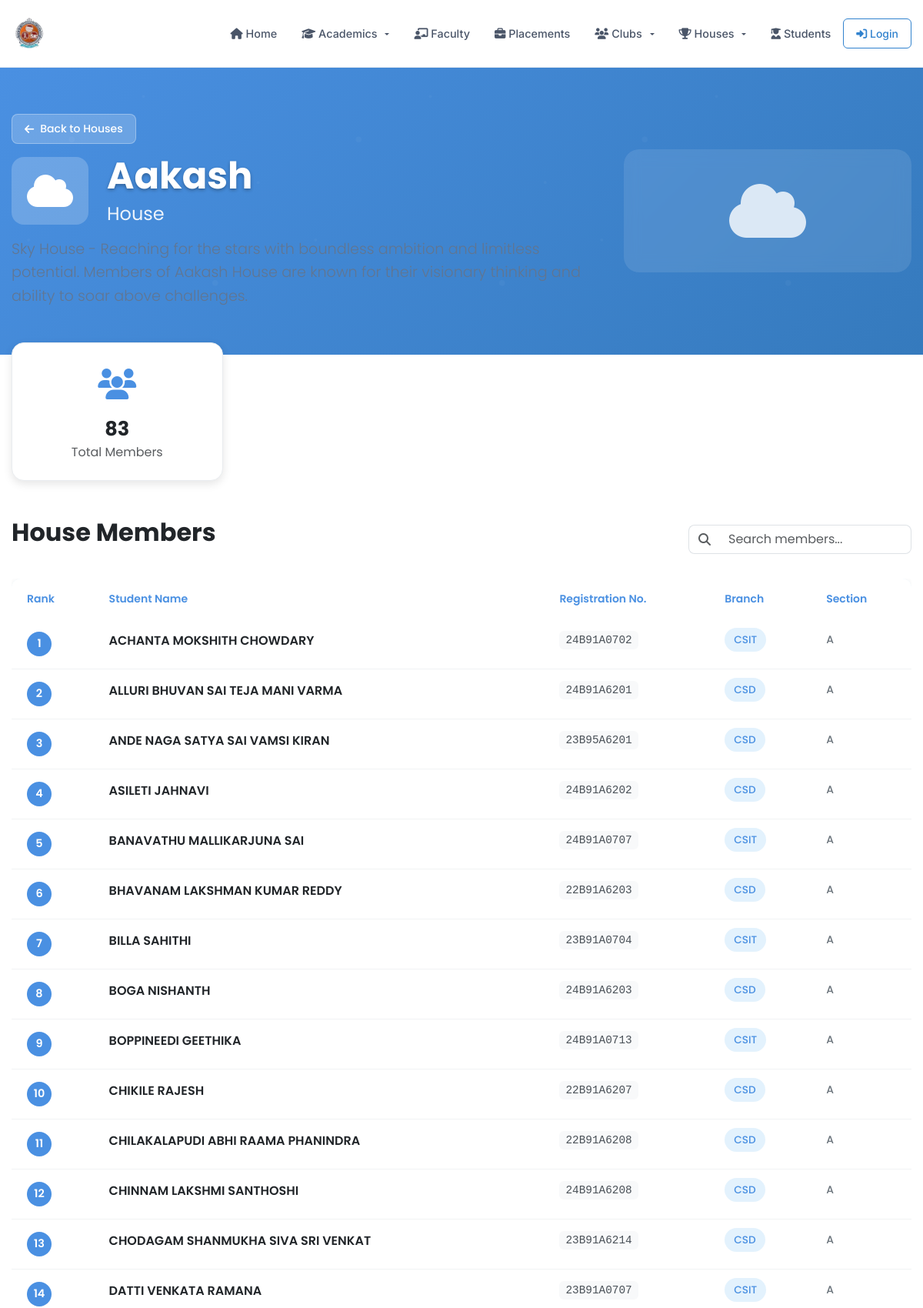
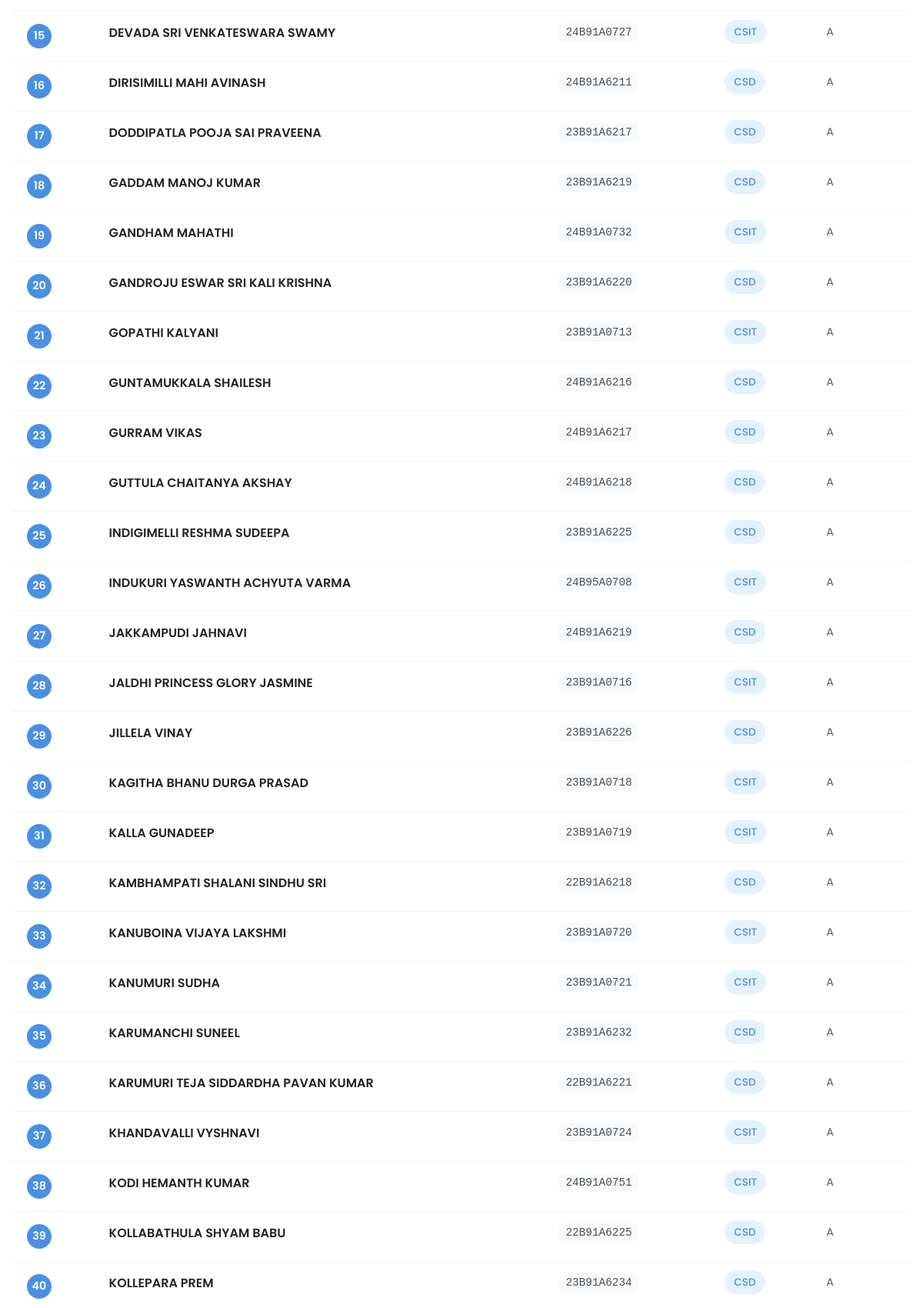
The page /house_detail.php?house=Aakash (upper part) on the database its author committed (2 pictures, top to bottom).
### tables this page shows
CREATE TABLE `students` (
  `student_id` varchar(20) NOT NULL,
  `name` varchar(100) NOT NULL,
  `email` varchar(100) NOT NULL,
  `password` varchar(255) NOT NULL,
  `branch` varchar(50) NOT NULL,
  `section` varchar(10) NOT NULL,
  `class_id` int(11) NOT NULL,
  `hid` int(11) DEFAULT NULL,
  `is_alumni` tinyint(1) DEFAULT 0,
  `profile_picture` varchar(255) DEFAULT NULL,
  `created_at` timestamp NOT NULL DEFAULT current_timestamp()
);

### house_detail.php (the view, shortened to what this page needs)
<?php
include "connect.php";
$houses = [
    'Aakash' => [
        'name' => 'Aakash',
        'color' => '#4A90E2',
        'gradient' => 'linear-gradient(135deg, #4A90E2 0%, #357ABD 100%)',
        'light_color' => '#E3F2FD',
        'icon' => 'fas fa-cloud',
        'description' => 'Sky House - Reaching for the stars with boundless ambition and limitless potential. Members of Aakash House are known for their visionary thinking and ability to soar above challenges.',
        'img' => 'img/house1.png'
    ],
    'Jal' => [
        'name' => 'Jal',
        'color' => '#2196F3',
        'gradient' => 'linear-gradient(135deg, #2196F3 0%, #1976D2 100%)',
        'light_color' => '#E1F5FE',
        'icon' => 'fas fa-water',
        'description' => 'Water House - Flowing with wisdom and adaptability like the eternal river. Jal House members embody fluidity, persistence, and the power to shape their path through any obstacle.',
        'img' => 'img/house2.png'
    ],
    'Vayu' => [
        'name' => 'Vayu',
        'color' => '#4CAF50',
        'gradient' => 'linear-gradient(135deg, #4CAF50 0%, #388E3C 100%)',
        'light_color' => '#E8F5E8',
        'icon' => 'fas fa-wind',
        'description' => 'Wind House - Swift and free like the breeze that carries change across the world. Vayu House students are dynamic, innovative, and bring fresh perspectives to every challenge.',
        'img' => 'img/house3.png'
    ],
    'Pruthvi' => [
        'name' => 'Pruthvi',
        'color' => '#8D6E63',
        'gradient' => 'linear-gradient(135deg, #8D6E63 0%, #6D4C41 100%)',
        'light_color' => '#EFEBE9',
        'icon' => 'fas fa-mountain',
        'description' => 'Earth House - Strong and steady like the mountains that stand the test of time. Pruthvi House members are grounded, reliable, and provide the solid foundation upon which great achievements are built.',
        'img' => 'img/house4.png'
    ],
    'Agni' => [
        'name' => 'Agni',
        'color' => '#F44336',
        'gradient' => 'linear-gradient(135deg, #F44336 0%, #D32F2F 100%)',
        'light_color' => '#FFEBEE',
        'icon' => 'fas fa-fire',
        'description' => 'Fire House - Burning with passion and illuminating the path forward with fierce determination. Agni House students are energetic, passionate, and ignite inspiration in everyone around them.',
        'img' => 'img/house5.png'
    ]
];
$selected_house = isset($_GET['house']) ? $_GET['house'] : '';
include "./head.php";
$house_info = $houses[$selected_house];
$students = [];
$house_name_param = $selected_house;
if (empty($students)) {
    $stmt_houses_exists = $conn->prepare("SHOW TABLES LIKE 'houses'");
    $stmt_students_exists = $conn->prepare("SHOW TABLES LIKE 'students'");
    if ($stmt_houses_exists && $stmt_students_exists) {
        $stmt_houses_exists->execute();
        $houses_exists_result = $stmt_houses_exists->get_result();
        $stmt_students_exists->execute();
        $students_exists_result = $stmt_students_exists->get_result();
        if ($houses_exists_result && $houses_exists_result->num_rows > 0 &&
            $students_exists_result && $students_exists_result->num_rows > 0) {
            $house_sql = "SELECT hid FROM houses WHERE name = ?";
            $stmt_house = $conn->prepare($house_sql);
            $hid = null;
            if ($stmt_house) {
                $stmt_house->bind_param("s", $house_name_param);
                $stmt_house->execute();
                $house_result = $stmt_house->get_result();
                if ($house_result && $house_result->num_rows > 0) {
                    $house_row = mysqli_fetch_assoc($house_result);
                    $hid = $house_row['hid'];
                }
            } else {
                error_log("Failed to prepare house lookup query: " . $conn->error);
            }
            if ($hid) {
                $sql = "SELECT
                    s.student_id as regd_no,
                    s.name,
                    CONCAT(s.branch, ' - ', s.section) as year_section,
                    0 as total_points
                FROM students s
                WHERE s.hid = ?
                ORDER BY s.name ASC";
                $stmt_students = $conn->prepare($sql);
                if ($stmt_students) {
                    $stmt_students->bind_param("i", $hid);
                    $stmt_students->execute();
                    $result = $stmt_students->get_result();
                    if ($result) {
                        while ($row = mysqli_fetch_assoc($result)) {
                            $students[] = $row;
                        }
                    } else {
                        error_log("Error fetching students for house: " . $stmt_students->error);
                    }
                } else {
                    error_log("Failed to prepare students for house query: " . $conn->error);
                }
            }
        } else {
            $no_house_points_table = true;
        }
    } else {
        error_log("Failed to prepare table existence checks for houses/students: " . $conn->error);
        $no_house_points_table = true;
    }
}
$house_stats = [
    'student_count' => count($students),
    'total_points' => array_sum(array_column($students, 'total_points')),
    'avg_points' => count($students) > 0 ? array_sum(array_column($students, 'total_points')) / count($students) : 0,
    'max_points' => count($students) > 0 ? max(array_column($students, 'total_points')) : 0
];
?>
<body>
    <?php include "nav.php"; ?>
    <div class="hero-section">
        <div class="container position-relative">
            <div class="row align-items-center">
                <div class="col-md-8">
                    <a href="houses_dashboard.php" class="back-btn mb-3 d-inline-flex align-items-center">
                        <i class="fas fa-arrow-left me-2"></i> Back to Houses
                    </a>
                    <div class="d-flex align-items-center mb-3">
                        <div class="me-4" style="background: rgba(255,255,255,0.2); padding: 20px; border-radius: 16px;">
                            <i class="<?php echo $house_info['icon']; ?>" style="font-size: 3rem;"></i>
                        </div>
                        <div>
                            <h1 class="mb-2" style="font-size: 3rem; font-weight: 700; text-shadow: 0 2px 4px rgba(0,0,0,0.3);">
                                <?php echo $house_info['name']; ?>
                            </h1>
                            <h2 class="mb-0" style="font-size: 1.5rem; font-weight: 400; opacity: 0.9;">
                                House
                            </h2>
                        </div>
                    </div>
                    <p class="lead mb-0" style="font-size: 1.2rem; opacity: 0.9; line-height: 1.6;">
                        <?php echo $house_info['description']; ?>
                    </p>
                </div>
                <div class="col-md-4 text-center">
                    <div style="background: rgba(255,255,255,0.1); padding: 40px; border-radius: 20px; backdrop-filter: blur(10px);">
                        <i class="<?php echo $house_info['icon']; ?>" style="font-size: 5rem; opacity: 0.8;"></i>
                    </div>
                </div>
            </div>
        </div>
    </div>
    <div class="container" style="margin-top: -40px; position: relative; z-index: 2;">
        <div class="row g-4 mb-5">
            <div class="col-md-3">
                <div class="stats-card text-center">
                    <div style="color: <?php echo $house_info['color']; ?>; font-size: 2.5rem; margin-bottom: 12px;">
                        <i class="fas fa-users"></i>
                    </div>
                    <h3 style="color: #212529; font-weight: 700; margin-bottom: 4px;">
                        <?php echo $house_stats['student_count']; ?>
                    </h3>
                    <p class="text-muted mb-0">Total Members</p>
                </div>
            </div>
        </div>
    </div>
    <div class="container mb-5">
        <div class="row">
            <div class="col-12">
                <div class="d-flex align-items-center justify-content-between mb-4">
                    <h2 style="color: #212529; font-weight: 700;">House Members</h2>
                    <div class="d-flex gap-2">
                    <div class="d-flex gap-2">
                        <div class="input-group">
                            <span class="input-group-text bg-white border-end-0" style="border-radius: 8px 0 0 8px;">
                                <i class="fas fa-search text-muted"></i>
                            </span>
                            <input type="text" id="searchInput" class="form-control border-start-0" placeholder="Search members..." style="border-radius: 0 8px 8px 0; max-width: 250px;">
                        </div>
                    </div>
                    </div>
                </div>
                <?php if (!empty($students)): ?>
                    <div class="table-responsive">
                        <table class="table" style="background: white; border-radius: 12px; overflow: hidden; box-shadow: 0 2px 8px rgba(0,0,0,0.08);">
                            <thead style="background: <?php echo $house_info['light_color']; ?>;">
                                <tr>
                                    <th style="padding: 16px 20px; border: none; font-weight: 600; color: <?php echo $house_info['color']; ?>;">
                                        Rank
                                    </th>
                                    <th style="padding: 16px 20px; border: none; font-weight: 600; color: <?php echo $house_info['color']; ?>;">
                                        Student Name
                                    </th>
                                    <th style="padding: 16px 20px; border: none; font-weight: 600; color: <?php echo $house_info['color']; ?>;">
                                        Registration No.
                                    </th>
                                    <th style="padding: 16px 20px; border: none; font-weight: 600; color: <?php echo $house_info['color']; ?>;">
                                        Branch
                                    </th>
                                    <th style="padding: 16px 20px; border: none; font-weight: 600; color: <?php echo $house_info['color']; ?>;">
                                        Section
                                    </th>
                                </tr>
                            </thead>
                            <tbody>
                                <?php
                                $rank = 1;
                                foreach ($students as $student):
                                    $year_section_parts = explode(' - ', $student['year_section']);
                                    $branch = isset($year_section_parts[0]) ? $year_section_parts[0] : 'N/A';
                                    $section = isset($year_section_parts[1]) ? $year_section_parts[1] : 'N/A';
                                ?>
                                    <tr style="border-bottom: 1px solid #f1f3f4;" class="student-row"
                                        data-branch="<?php echo htmlspecialchars($branch); ?>"
                                        data-section="<?php echo htmlspecialchars($section); ?>">
                                        <td style="padding: 16px 20px; border: none;">
                                            <div class="d-flex align-items-center">
                                                <span style="background: <?php echo $house_info['color']; ?>; color: white; width: 32px; height: 32px; border-radius: 50%; display: flex; align-items: center; justify-content: center; font-weight: 600; font-size: 0.9rem;">
                                                    <?php echo $rank; ?>
                                                </span>
                                            </div>
                                        </td>
                                        <td style="padding: 16px 20px; border: none;">
                                            <div style="font-weight: 600; color: #212529; font-size: 1rem;">
                                                <?php echo htmlspecialchars($student['name']); ?>
                                            </div>
                                        </td>
                                        <td style="padding: 16px 20px; border: none;">
                                            <span style="background: #f8f9fa; padding: 4px 8px; border-radius: 6px; font-family: monospace; font-size: 0.9rem; color: #495057;">
                                                <?php echo htmlspecialchars($student['regd_no']); ?>
                                            </span>
                                        </td>
                                        <td style="padding: 16px 20px; border: none;">
                                            <span style="background: <?php echo $house_info['light_color']; ?>; color: <?php echo $house_info['color']; ?>; padding: 6px 12px; border-radius: 20px; font-weight: 500; font-size: 0.85rem;">
                                                <?php echo htmlspecialchars($branch); ?>
                                            </span>
                                        </td>
                                        <td style="padding: 16px 20px; border: none; color: #6c757d; font-weight: 500;">
                                            <?php echo htmlspecialchars($section); ?>
                                        </td>
                                    </tr>
                                <?php
                                    $rank++;
                                endforeach;
                                ?>
                            </tbody>
                        </table>
                    </div>
                <?php endif; ?>
            </div>
        </div>
    </div>
</body>
</html>

### rows shown on the page
students: name "ACHANTA MOKSHITH CHOWDARY", student_id "24B91A0702", branch "CSIT", section "A"
students: name "ALLURI BHUVAN SAI TEJA MANI VARMA", student_id "24B91A6201", branch "CSD", section "A"
students: name "ANDE NAGA SATYA SAI VAMSI KIRAN", student_id "23B95A6201", branch "CSD", section "A"
students: name "ASILETI JAHNAVI", student_id "24B91A6202", branch "CSD", section "A"
students: name "BANAVATHU MALLIKARJUNA SAI", student_id "24B91A0707", branch "CSIT", section "A"
students: name "BHAVANAM LAKSHMAN KUMAR REDDY", student_id "22B91A6203", branch "CSD", section "A"
students: name "BILLA SAHITHI", student_id "23B91A0704", branch "CSIT", section "A"
students: name "BOGA NISHANTH", student_id "24B91A6203", branch "CSD", section "A"
students: name "BOPPINEEDI GEETHIKA", student_id "24B91A0713", branch "CSIT", section "A"
students: name "CHIKILE RAJESH", student_id "22B91A6207", branch "CSD", section "A"
students: name "CHILAKALAPUDI ABHI RAAMA PHANINDRA", student_id "22B91A6208", branch "CSD", section "A"
students: name "CHINNAM LAKSHMI SANTHOSHI", student_id "24B91A6208", branch "CSD", section "A"
students: name "CHODAGAM SHANMUKHA SIVA SRI VENKAT", student_id "23B91A6214", branch "CSD", section "A"
students: name "DATTI VENKATA RAMANA", student_id "23B91A0707", branch "CSIT", section "A"
students: name "DEVADA SRI VENKATESWARA SWAMY", student_id "24B91A0727", branch "CSIT", section "A"
students: name "DIRISIMILLI MAHI AVINASH", student_id "24B91A6211", branch "CSD", section "A"
students: name "DODDIPATLA POOJA SAI PRAVEENA", student_id "23B91A6217", branch "CSD", section "A"
students: name "GADDAM MANOJ KUMAR", student_id "23B91A6219", branch "CSD", section "A"
students: name "GANDHAM MAHATHI", student_id "24B91A0732", branch "CSIT", section "A"
students: name "GANDROJU ESWAR SRI KALI KRISHNA", student_id "23B91A6220", branch "CSD", section "A"
students: name "GOPATHI KALYANI", student_id "23B91A0713", branch "CSIT", section "A"
students: name "GUNTAMUKKALA SHAILESH", student_id "24B91A6216", branch "CSD", section "A"
students: name "GURRAM VIKAS", student_id "24B91A6217", branch "CSD", section "A"
students: name "GUTTULA CHAITANYA AKSHAY", student_id "24B91A6218", branch "CSD", section "A"
students: name "INDIGIMELLI RESHMA SUDEEPA", student_id "23B91A6225", branch "CSD", section "A"
students: name "INDUKURI YASWANTH ACHYUTA VARMA", student_id "24B95A0708", branch "CSIT", section "A"
students: name "JAKKAMPUDI JAHNAVI", student_id "24B91A6219", branch "CSD", section "A"
students: name "JALDHI PRINCESS GLORY JASMINE", student_id "23B91A0716", branch "CSIT", section "A"
students: name "JILLELA VINAY", student_id "23B91A6226", branch "CSD", section "A"
students: name "KAGITHA BHANU DURGA PRASAD", student_id "23B91A0718", branch "CSIT", section "A"
students: name "KALLA GUNADEEP", student_id "23B91A0719", branch "CSIT", section "A"
students: name "KAMBHAMPATI SHALANI SINDHU SRI", student_id "22B91A6218", branch "CSD", section "A"
students: name "KANUBOINA VIJAYA LAKSHMI", student_id "23B91A0720", branch "CSIT", section "A"
students: name "KANUMURI SUDHA", student_id "23B91A0721", branch "CSIT", section "A"
students: name "KARUMANCHI SUNEEL", student_id "23B91A6232", branch "CSD", section "A"
students: name "KARUMURI TEJA SIDDARDHA PAVAN KUMAR", student_id "22B91A6221", branch "CSD", section "A"
students: name "KHANDAVALLI VYSHNAVI", student_id "23B91A0724", branch "CSIT", section "A"
students: name "KODI HEMANTH KUMAR", student_id "24B91A0751", branch "CSIT", section "A"
students: name "KOLLABATHULA SHYAM BABU", student_id "22B91A6225", branch "CSD", section "A"
students: name "KOLLEPARA PREM", student_id "23B91A6234", branch "CSD", section "A"

### other values the page prints
$house_info['name'] "Aakash"
$house_info['description'] "Sky House - Reaching for the stars with boundless ambition and limitless potential. Members of Aakash House are known for their visionary thinking and ability to soar above challenges."
$house_stats['student_count'] "83"
